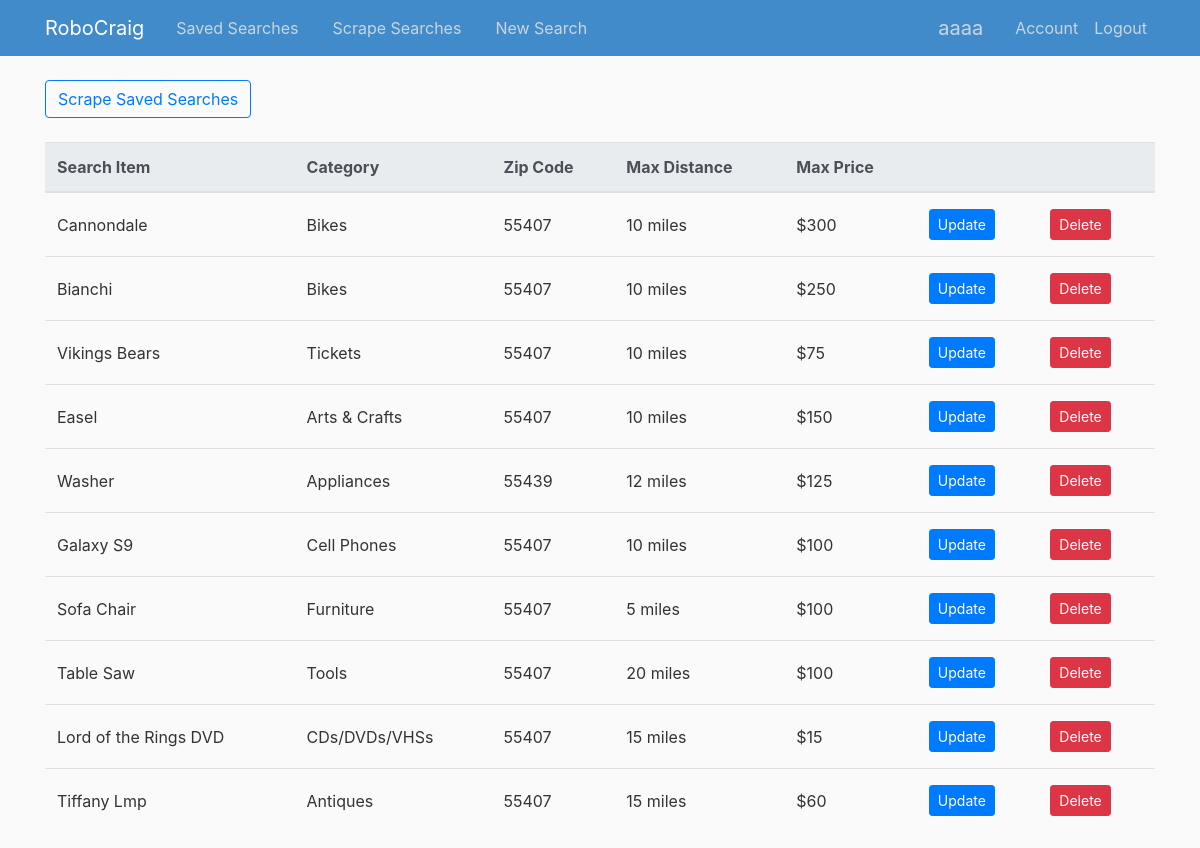
/users/aaaa (signed in), run on the app's committed database.
### RoboCraig/models.py (models this page shows, shortened)
class User(db.Model, UserMixin):
    id = db.Column(db.Integer, primary_key=True)
    username = db.Column(db.String(20), unique=True, nullable=False)
    email = db.Column(db.String(120), unique=True, nullable=False)
    password = db.Column(db.String(60), nullable=False)
    searches = db.relationship('Searcher', backref = 'author', lazy=True)       #This is noting that there is a reference to the Searcher object

class Searcher (db.Model):
    id = db.Column(db.Integer, primary_key=True)
    category = db.Column(db.String(20), nullable=False)
    search_term = db.Column(db.String(50), nullable=False)
    zip_code = db.Column(db.String(10), nullable=False)  #Might need this to be int, or validate to 5 digits
    max_distance = db.Column(db.String(10), nullable=False)
    max_price = db.Column(db.String(10), nullable=False)
    user_id = db.Column(db.Integer, db.ForeignKey('user.id'), nullable=False)       #This is making a reference to the user_id in the users table
    def __repr__(self):
        return f"Search('{self.category}','{self.search_term}', '{self.zip_code}','{self.max_distance}','{self.max_price}')"

### RoboCraig/routes.py (the view)
@app.route("/users/<string:username>")  #This is the main home route for a logged in user.  It will display their saved searches
def user_searches(username):
    choices = {'ata': 'Antiques', 'ppa': 'Appliances', 'ara': 'Arts & Crafts', 'sna': 'ATV/UTV/SNO', 'pta': 'AutoParts',
               'ava': 'Aviation',
               'baa': 'Baby and Kid Stuff', 'haa': 'Beauty and Health', 'bip': 'Bike Parts',
               'bia': 'Bikes', 'bpa': 'Boat Parts', 'boo': 'Boats', 'bka': 'Books', 'bfa': 'Business',
               'cta': 'Cars & Trucks', 'ema': 'CDs/DVDs/VHSs', 'moa': 'Cell Phones', 'cla': 'Clothes & Acc',
               'cba': 'Collectibles', 'syp': 'Computer Parts', 'sya': 'Computers', 'ela': 'Electronics',
               'gra': 'Farm & Garden', 'fua': 'Furniture', 'foa': 'General', 'hva': 'Heavy Equipment',
               'hsa': 'Household',
               'jwa': 'Jewelry', 'maa': 'Materials', 'mpa': 'Motorcycle Parts', 'mca': 'Motorcycles',
               'msa': 'Music Instruments', 'pha': 'Photo & Video', 'rva': 'RVs & Camp', 'sga': 'Sporting',
               'tia': 'Tickets', 'tla': 'Tools', 'taa': 'Toys & Games', 'tra': 'Trailers',
               'vga': 'Video Gaming', 'wta': 'Wheels & Tires'}
    user = User.query.filter_by(username=username).first_or_404()  #giving the function the username attribute returns the username of the current_user
    searches = Searcher.query.filter_by(author=user)   #Using this username, it retrieves a list of their Searcher objects
    print ("This is searches")
    print (type(searches))
    print (searches)
    testsearches = Searcher.query.filter_by(author=user).first()
    print ("This is testsearches")
    print (testsearches)
    if current_user == user:        #Will only render the template if the user is logged in.  Otherwise, they receive a 403
        return render_template('user_searches.html', searches=searches, user=user, username=username,choices=choices,testsearches=testsearches)
    else:
        abort(403)

### RoboCraig/models.py (called while the page is built)
@login_manager.user_loader
def load_user(user_id):
    return User.query.get(int(user_id))

### RoboCraig/templates/user_searches.html
{% extends "layout.html" %}
{% block content %}
    {% if testsearches is none %}
        <h3>Create a <a href="{{ url_for('new_search')}}">new search</a> to save for an item in Minneapolis Craigslist</h3><br>
        <h3>Your search will be saved here</h3>
    {% else %}
    <a href="{{ url_for('scrapedresults',username=username) }}"><button type="button" class="btn btn-outline-primary">Scrape Saved Searches</button></a><br><br>
    <table class="table table-hover">
            <thead class="thead-light">
                <tr>
                    <th scope="col">Search Item</th>
                    <th scope="col">Category</th>
                    <th scope="col">Zip Code</th>
                    <th scope="col">Max Distance</th>
                    <th scope="col">Max Price</th>
                    <th scope="col"></th>
                    <th scope="col"></th>
                </tr>
            </thead>
            <tbody>
            {% for search in searches %}
            <tr>
                    <td>{{ search.search_term }}</td>
                    {% if search.category in choices %}
                        <td>{{ choices[search.category]}}</td>
                    {% else %}
                        <td>{{ search.category }}</td>
                    {% endif %}
                    <td>{{ search.zip_code }}</td>
                    <td>{{ search.max_distance }} miles</td>
                    <td>${{ search.max_price }}</td>
                    <td><a class="btn btn-primary btn-sm mt-1 mb-1" href="{{ url_for('update_search', search_id = search.id) }}">Update</a></td>
                    <td>
                        <form action="{{ url_for('delete_search', search_id=search.id) }}" method="POST">
                            <input class="btn btn-danger btn-sm m-1" type = "submit" value="Delete">
                        </form>
                    </td>
                </tr>
            {% endfor %}
            </tbody>
    </table>
    {% endif %}
{% endblock content %}

### RoboCraig/templates/layout.html (shortened to what this page needs)
<!DOCTYPE html>
<html>
<head>
    <link rel="stylesheet" href="https://maxcdn.bootstrapcdn.com/bootstrap/4.0.0/css/bootstrap.min.css">
    <link rel="stylesheet" type="text/css" href="{{ url_for('static', filename='main.css') }}">
</head>
<body>
    <header class="site-header">
      <nav class="navbar navbar-expand-md navbar-dark bg-steel fixed-top">
        <div class="container">
          <a class="navbar-brand mr-4" href="/">RoboCraig</a>
          <div class="collapse navbar-collapse" id="navbarToggle">
            <div class="navbar-nav mr-auto">
                {% if current_user.is_authenticated %}
                  <a class="nav-item nav-link" href="{{ url_for('user_searches',username=username) }}">Saved Searches &nbsp&nbsp&nbsp</a>
                  <a class="nav-item nav-link" href="{{ url_for('scrapedresults',username=username) }}">Scrape Searches &nbsp&nbsp&nbsp</a>
                  <a class="nav-item nav-link" href="{{ url_for('new_search') }}">New Search</a>
                {% endif %}
            </div>
            <div class="navbar-nav">
                {% if current_user.is_authenticated %}
                    <a class="nav-item nav-link navbar-brand" href="{{ url_for('account') }}">{{ username }}</a>
                    <a class="nav-item nav-link" href="{{ url_for('account') }}">Account</a>
                    <a class="nav-item nav-link" href="{{ url_for('logout') }}">Logout</a>
                {% else %}
                  <a class="nav-item nav-link" href="{{ url_for('login') }}">Login</a>
                  <a class="nav-item nav-link" href="{{ url_for('register') }}">Register</a>
                {% endif %}
            </div>
          </div>
        </div>
      </nav>
    </header>
    <main role="main" class="container">
      <div class="row">
        <div class="col-md-12">
          {% block content %}{% endblock %}
        </div>
      </div>
    </main>
</body>
</html>

### RoboCraig/static/main.css (style rules this page uses)
body { background: #fafafa; color: #333333; margin-top: 5rem; }
.bg-steel { background-color: #428bca; }
.site-header .navbar-nav .nav-link { color: #cbd5db; }
.table > tbody > tr > td { vertical-align: middle; }

### data on the page
User: username "aaaa"
Searcher: search_term "Cannondale", category "Bikes", zip_code "55407", max_distance "10", max_price "300"
Searcher: search_term "Bianchi", category "Bikes", zip_code "55407", max_distance "10", max_price "250"
Searcher: search_term "Vikings Bears", category "Tickets", zip_code "55407", max_distance "10", max_price "75"
Searcher: search_term "Easel", category "Arts & Crafts", zip_code "55407", max_distance "10", max_price "150"
Searcher: search_term "Washer", category "Appliances", zip_code "55439", max_distance "12", max_price "125"
Searcher: search_term "Galaxy S9", category "Cell Phones", zip_code "55407", max_distance "10", max_price "100"
Searcher: search_term "Sofa Chair", category "Furniture", zip_code "55407", max_distance "5", max_price "100"
Searcher: search_term "Table Saw", category "Tools", zip_code "55407", max_distance "20", max_price "100"
Searcher: search_term "Lord of the Rings DVD", category "CDs/DVDs/VHSs", zip_code "55407", max_distance "15", max_price "15"
Searcher: search_term "Tiffany Lmp", category "Antiques", zip_code "55407", max_distance "15", max_price "60"
